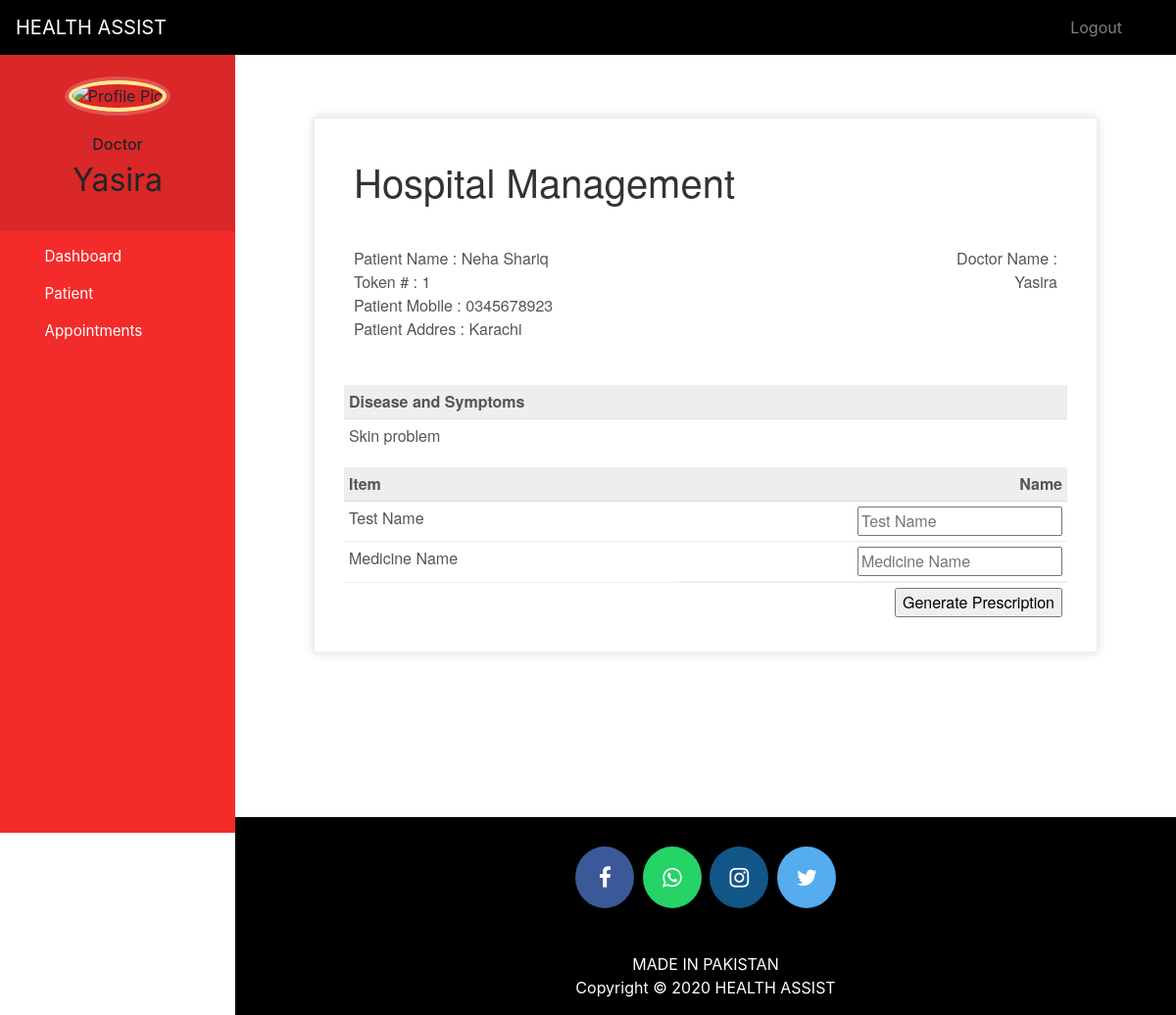
Screenshot of /doctor-add-prescription/1 (signed in) with the database file from the repository.
### hospital/models.py (models this page shows, shortened)
class Patient(models.Model):
    user=models.OneToOneField(User,on_delete=models.CASCADE)
    profile_pic= models.ImageField(upload_to='profile_pic/PatientProfilePic/',null=True,blank=True)
    address = models.CharField(max_length=40)
    mobile = models.CharField(max_length=20,null=True)
    symptoms = models.CharField(max_length=100,null=True)
    assignedDoctorId = models.PositiveIntegerField(null=True)
    admitDate=models.DateField(auto_now=True)
    status=models.BooleanField(default=True)
    @property
    def get_name(self):
        return self.user.first_name+" "+self.user.last_name

### hospital/views.py (the view, shortened to what this page needs)
# urls.py: path('doctor-add-prescription/<int:pk>',views.doctor_view_medntest_view,name='doctor-add-prescription'),
@login_required(login_url='doctorlogin')
@user_passes_test(is_doctor)
def doctor_view_medntest_view(request,pk):
    patient=models.Patient.objects.get(id=pk)
    assignedDoctor=models.User.objects.all().filter(id=patient.assignedDoctorId)
    patientDict={
        'patientId':pk,
        'name':patient.get_name,
        'patientId':patient.id,
        'mobile':patient.mobile,
        'address':patient.address,
        'symptoms':patient.symptoms,
        'assignedDoctorName':assignedDoctor[0].first_name,
    }
    return render(request,'hospital/doctor_view_medntest_view.html',context=patientDict)

### hospital/views.py (called while the page is built)
def is_doctor(user):
    return user.groups.filter(name='DOCTOR').exists()

### templates/hospital/doctor_view_medntest_view.html (shortened to what this page needs)
{% extends 'hospital/doctor_base.html' %}
{% load static %}
{% block content %}
<head>
</head>
<br><br><br>
<div class="invoice-box">
  <table cellpadding="0" cellspacing="0">
    <tr class="top">
      <td colspan="2">
        <table>
          <tr>
            <td class="title">
              <h1>Hospital Management</h1>
            </td>
          </tr>
        </table>
      </td>
    </tr>
    <tr class="information">
      <td colspan="2">
        <table>
          <tr>
            <td>
              Patient Name : {{name}}<br>
              Token # : {{patientId}}<br>
              Patient Mobile : {{mobile}}<br>
              Patient Addres : {{address}}<br>
            </td>
            <td>
              Doctor Name :<br>
              {{assignedDoctorName}}<br>
            </td>
          </tr>
        </table>
      </td>
    </tr>
    <tr class="heading">
      <td>
        Disease and Symptoms
      </td>
      <td>
      </td>
    </tr>
    <tr class="details">
      <td>
        {{symptoms}}
      </td>
    </tr>
    <tr class="heading">
      <td>
        Item
      </td>
      <td>
        Name
      </td>
    </tr>
    <form method="post">
      <tr class="item">
        <td>
          Test Name
        </td>
        <td>
          <input type="text" name="test" placeholder="Test Name" value="">
        </td>
      </tr>
      <tr class="item">
        <td>
          Medicine Name
        </td>
        <td>
          <input type="text" name="medicine" placeholder="Medicine Name" value="">
        </td>
      </tr>
      <tr class="total">
        <td></td>
        <td>
          <input type="submit" name="submit" value="Generate Prescription">
        </td>
      </tr>
    </form>
  </table>
</div>
{% endblock content %}

### templates/hospital/doctor_base.html (shortened to what this page needs)
<!DOCTYPE html>
{% load static %}
<html lang="en">
<head>
  <link rel="stylesheet" href="https://stackpath.bootstrapcdn.com/bootstrap/4.3.1/css/bootstrap.min.css">
  <link rel="stylesheet" href="https://maxcdn.bootstrapcdn.com/font-awesome/4.7.0/css/font-awesome.min.css">
</head>
<body>
  <nav class="menu" tabindex="0" style="background-color:  #f32b2b  ;">
    <header class="avatar">
      <img src="{% static doctor.profile_pic.url %}" alt="Profile Pic" />
      <br><br>
      <h6>Doctor</h6>
      <h2>{{request.user.first_name}}</h2>
    </header>
    <ul>
      <li tabindex="0" class="icon-dashboard"> <a style="color:white; text-decoration:none;" href="/doctor-dashboard"><span>Dashboard</span></a> </li>
      <li tabindex="0" class="icon-users"> <a style="color:white; text-decoration:none;" href="/doctor-patient"><span>Patient</span></a></li>
      <li tabindex="0" class="icon-calendar"> <a style="color:white; text-decoration:none;" href="/doctor-appointment"><span>Appointments</span></a></li>
    </ul>
  </nav>
  <main>
    <div class="bs-example">
      <nav class="navbar navbar-expand-md  navbar-dark fixed-top" style="background:black;">
        <a href="/doctor-dashboard" class="navbar-brand">HEALTH ASSIST</a>
        <div class="collapse navbar-collapse justify-content-between" id="navbarCollapse">
          <div class="navbar-nav" style=" margin-left: 90%;">
            <a href="/logout" class="nav-item nav-link">Logout</a>
          </div>
        </div>
      </nav>
    </div>
    <br><br>
    {% block content %}
    {% endblock content %}
    <br><br><br><br><br><br><br>
    <footer>
      <p>
        <a id="ftr" href="https://facebook.com/sumit.luv/" class="fa fa-facebook"></a>
        <a id="ftr" href="https://api.whatsapp.com/send?phone=919572181024&text=Hello%20Sumit.%0d%0aHow%20are%20you%20%3f%0d%0aI%20came%20from%20your%20website.&source=&data=#" class="fa fa-whatsapp"></a>
        <a id="ftr" href="https://instagram.com/sumit.luv" class="fa fa-instagram"></a>
        <a id="ftr" href="https://twitter.com/sumitkumar1503" class="fa fa-twitter"></a>
      </p>
      <br>
      <div class="container">
        <div class="row">
          <div class="col-md-12 col-sm-12">
            <div style="color:#ffffff;" class="wow fadeInUp footer-copyright">
              <p>MADE IN PAKISTAN <br>
                Copyright &copy; 2020 HEALTH ASSIST </p>
            </div>
          </div>
        </div>
      </div>
    </footer>
  </main>
</body>
</html>

### templates/hospital/doctor_base.html (style rules this page uses)
a:link { text-decoration: none; }
a { color: white; }
footer { padding: 0px 0px 0px 0px; background-color: black; margin: 0px; }
#ftr { padding: 20px; }
.fa { font-size: 23px; width: 60px; text-align: center; text-decoration: none; margin: 5px 2px; border-radius: 50%; }
.fa-facebook { background: #3B5998; color: white; margin-top: 30px; }
.fa-whatsapp { background: #25d366; color: white; }
.fa-twitter { background: #55ACEE; color: white; }
.fa-instagram { background: #125688; color: white; }
p { text-align: center; }
body { padding-left: 240px; }
main { position: relative; height: 100vh; }
.menu { background: #5bc995; height: 100vh; width: 240px; position: fixed; top: 0px; left: 0; z-index: 5; outline: none; }
.menu .avatar { background: rgba(0, 0, 0, 0.1); padding: 2em 0.5em; text-align: center; }
.menu .avatar img { width: 100px; border-radius: 50%; overflow: hidden; border: 4px solid #ffea92; box-shadow: 0 0 0 4px rgba(255, 255, 255, 0.2); }
.menu .avatar h2 { font-weight: normal; margin-bottom: 0; }
.menu ul { list-style: none; padding: 0.5em 0; margin: 0; }
.menu ul li { padding: 0.5em 1em 0.5em 3em; font-size: 0.95em; font-weight: regular; background-repeat: no-repeat; background-position: left 15px center; background-size: auto 20px; transition: all 0.15s linear; cursor: pointer; }
.menu ul li.icon-dashboard { background-image: url("http://www.entypo.com/images//gauge.svg"); }
.menu ul li.icon-users { background-image: url("http://www.entypo.com/images//users.svg"); }
.menu ul li.icon-calendar { background-image: url("http://www.entypo.com/images//calendar.svg"); }

### templates/hospital/doctor_view_medntest_view.html (style rules this page uses)
.invoice-box { max-width: 800px; margin: auto; padding: 30px; border: 1px solid #eee; box-shadow: 0 0 10px rgba(0, 0, 0, .15); font-size: 16px; line-height: 24px; font-family: 'Helvetica Neue', 'Helvetica', Helvetica, Arial, sans-serif; color: #555; }
.invoice-box table { width: 100%; line-height: inherit; text-align: left; }
.invoice-box table td { padding: 5px; vertical-align: top; }
.invoice-box table tr td:nth-child(2) { text-align: right; }
.invoice-box table tr.top table td { padding-bottom: 20px; }
.invoice-box table tr.top table td.title { font-size: 45px; line-height: 45px; color: #333; }
.invoice-box table tr.information table td { padding-bottom: 40px; }
.invoice-box table tr.heading td { background: #eee; border-bottom: 1px solid #ddd; font-weight: bold; }
.invoice-box table tr.details td { padding-bottom: 20px; }
.invoice-box table tr.item td { border-bottom: 1px solid #eee; }
.invoice-box table tr.total td:nth-child(2) { border-top: 2px solid #eee; font-weight: bold; }
.menu { top: 50px; }

### rows the page displays
Patient: mobile "0345678923", address "Karachi", symptoms "Skin problem"

### other values shown
{{ request.user.first_name }} "Yasira"
{{ name }} "Neha Shariq"
{{ patientId }} "1"
{{ assignedDoctorName }} "Yasira"
